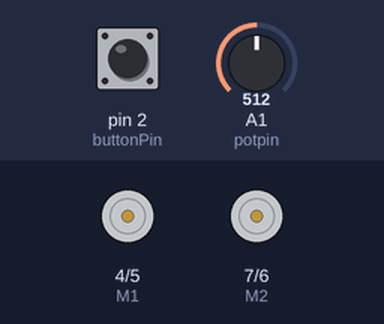
Bench run of a sketch on a simulated Arduino Uno, built with avr-gcc and run on an emulated ATmega328P. Parts: direction and speed pins drawn as motors (green arrow = direction pin HIGH = forward, orange = LOW = backward, longer = more drive). The inputs (shaded band) are chosen by the test bench; at power-on: pin 2 (buttonPin) LOW, A1 (potpin) = 512. What the sketch prints to the serial monitor is not drawn.

Above: at 1.2 s.
1.3 s: pin 2 (buttonPin) pulled HIGH for 0.15 s
At 1.37 s:
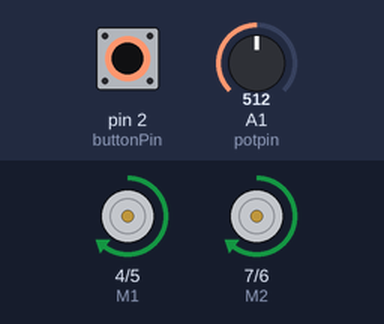
2.9 s: pin 2 (buttonPin) pulled HIGH for 3.2 s
At 7.4 s:
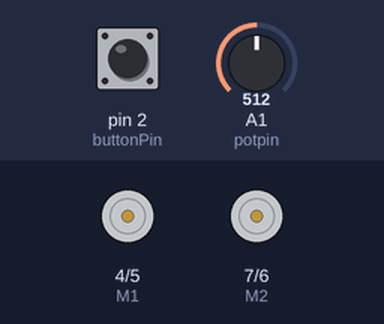
Timing chart, 0 to 8.9 s (numbered marks = the images above; inputs shaded):
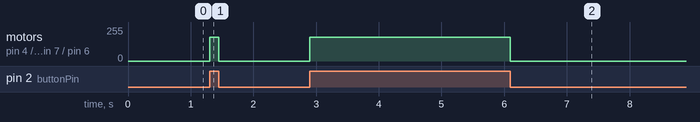

Measured:
- after the input at 1.3 s, motor on pin 4 (M1) / pin 5 (E1), motor on pin 7 (M2) / pin 6 (E2): stopped → forward 177/255 at once, → stopped 0.15 s later
- after the input at 2.9 s, motor on pin 4 (M1) / pin 5 (E1), motor on pin 7 (M2) / pin 6 (E2): stopped → forward 177/255 at once, → stopped 3.2 s later

The sketch:

eciar.ino
```cpp
//Standard PWM DC control
int E1 = 5;     //M1 Speed Control
int E2 = 6;     //M2 Speed Control
int M1 = 4;    //M1 Direction Control
int M2 = 7;    //M1 Direction Control

int potpin = 1;  // analog pin used to connect the potentiometer
int val;    // variable to read the value from the analog pin


const int buttonPin = 2;     // the number of the pushbutton pin
const int ledPin =  13;      // the number of the LED pin
int buttonState = 0;         // variable for reading the pushbutton status


void stop(void)                    //Stop
{
  digitalWrite(E1,LOW);
  digitalWrite(E2,LOW);
}

void advance(char a)
{
  analogWrite (E1,a);
  digitalWrite(M1,HIGH);

  analogWrite (E2,a);
  digitalWrite(M2,HIGH);
}

void setup(void)
{
  int i;
  for(i=4;i<=7;i++)
    pinMode(i, OUTPUT);
  Serial.begin(19200);      //Set Baud Rate
  Serial.println("Run keyboard control");
}

void loop(void)
{
  val = analogRead(potpin);            // reads the value of the potentiometer (value between 0 and 1023)
  val = map(val, 0, 1023, 100, 255);     // scale it to use it with the servo (value between 0 and 180)

  buttonState = digitalRead(buttonPin);
  if (buttonState == HIGH) {
    advance (val);
    digitalWrite(ledPin, HIGH);
  }
  else {
    stop();
    digitalWrite(ledPin, LOW);
  }
}
```
